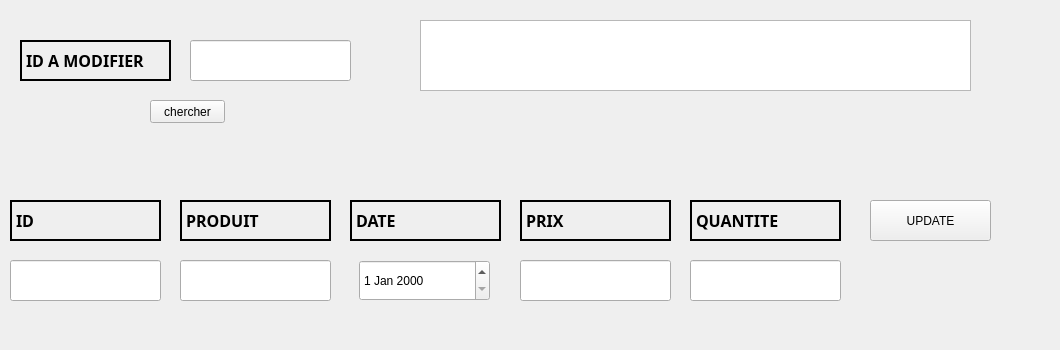
      <widget class="QWidget" name="tab_10">
       <attribute name="title">
        <string>modifier</string>
       </attribute>
       <widget class="QLabel" name="label_30">
        <property name="geometry">
         <rect>
          <x>0</x>
          <y>0</y>
          <width>1051</width>
          <height>341</height>
         </rect>
        </property>
        <property name="text">
         <string/>
        </property>
       </widget>
       <widget class="QLabel" name="label_37">
        <property name="geometry">
         <rect>
          <x>20</x>
          <y>40</y>
          <width>151</width>
          <height>41</height>
         </rect>
        </property>
        <property name="font">
         <font>
          <family>Arial Black</family>
          <pointsize>12</pointsize>
          <weight>75</weight>
          <bold>true</bold>
         </font>
        </property>
        <property name="contextMenuPolicy">
         <enum>Qt::DefaultContextMenu</enum>
        </property>
        <property name="frameShape">
         <enum>QFrame::WinPanel</enum>
        </property>
        <property name="text">
         <string>ID A MODIFIER</string>
        </property>
       </widget>
       <widget class="QLineEdit" name="lineEdit_r_2">
        <property name="geometry">
         <rect>
          <x>190</x>
          <y>40</y>
          <width>161</width>
          <height>41</height>
         </rect>
        </property>
       </widget>
       <widget class="QPushButton" name="search_2">
        <property name="geometry">
         <rect>
          <x>150</x>
          <y>100</y>
          <width>75</width>
          <height>23</height>
         </rect>
        </property>
        <property name="text">
         <string>chercher</string>
        </property>
       </widget>
       <widget class="QTableView" name="tableView_4">
        <property name="geometry">
         <rect>
          <x>420</x>
          <y>20</y>
          <width>551</width>
          <height>71</height>
         </rect>
        </property>
       </widget>
       <widget class="QLabel" name="label_38">
        <property name="geometry">
         <rect>
          <x>10</x>
          <y>200</y>
          <width>151</width>
          <height>41</height>
         </rect>
        </property>
        <property name="font">
         <font>
          <family>Arial Black</family>
          <pointsize>12</pointsize>
          <weight>75</weight>
          <bold>true</bold>
         </font>
        </property>
        <property name="contextMenuPolicy">
         <enum>Qt::DefaultContextMenu</enum>
        </property>
        <property name="frameShape">
         <enum>QFrame::WinPanel</enum>
        </property>
        <property name="text">
         <string>ID</string>
        </property>
       </widget>
       <widget class="QLabel" name="label_39">
        <property name="geometry">
         <rect>
          <x>180</x>
          <y>200</y>
          <width>151</width>
          <height>41</height>
         </rect>
        </property>
        <property name="font">
         <font>
          <family>Arial Black</family>
          <pointsize>12</pointsize>
          <weight>75</weight>
          <bold>true</bold>
         </font>
        </property>
        <property name="contextMenuPolicy">
         <enum>Qt::DefaultContextMenu</enum>
        </property>
        <property name="frameShape">
         <enum>QFrame::WinPanel</enum>
        </property>
        <property name="text">
         <string>PRODUIT</string>
        </property>
       </widget>
       <widget class="QLabel" name="label_40">
        <property name="geometry">
         <rect>
          <x>350</x>
          <y>200</y>
          <width>151</width>
          <height>41</height>
         </rect>
        </property>
        <property name="font">
         <font>
          <family>Arial Black</family>
          <pointsize>12</pointsize>
          <weight>75</weight>
          <bold>true</bold>
         </font>
        </property>
        <property name="contextMenuPolicy">
         <enum>Qt::DefaultContextMenu</enum>
        </property>
        <property name="frameShape">
         <enum>QFrame::WinPanel</enum>
        </property>
        <property name="text">
         <string>DATE</string>
        </property>
       </widget>
       <widget class="QLabel" name="label_41">
        <property name="geometry">
         <rect>
          <x>520</x>
          <y>200</y>
          <width>151</width>
          <height>41</height>
         </rect>
        </property>
        <property name="font">
         <font>
          <family>Arial Black</family>
          <pointsize>12</pointsize>
          <weight>75</weight>
          <bold>true</bold>
         </font>
        </property>
        <property name="contextMenuPolicy">
         <enum>Qt::DefaultContextMenu</enum>
        </property>
        <property name="frameShape">
         <enum>QFrame::WinPanel</enum>
        </property>
        <property name="text">
         <string>PRIX</string>
        </property>
       </widget>
       <widget class="QLabel" name="label_42">
        <property name="geometry">
         <rect>
          <x>690</x>
          <y>200</y>
          <width>151</width>
          <height>41</height>
         </rect>
        </property>
        <property name="font">
         <font>
          <family>Arial Black</family>
          <pointsize>12</pointsize>
          <weight>75</weight>
          <bold>true</bold>
         </font>
        </property>
        <property name="contextMenuPolicy">
         <enum>Qt::DefaultContextMenu</enum>
        </property>
        <property name="frameShape">
         <enum>QFrame::WinPanel</enum>
        </property>
        <property name="text">
         <string>QUANTITE</string>
        </property>
       </widget>
       <widget class="QPushButton" name="update_2">
        <property name="geometry">
         <rect>
          <x>870</x>
          <y>200</y>
          <width>121</width>
          <height>41</height>
         </rect>
        </property>
        <property name="text">
         <string>UPDATE</string>
        </property>
       </widget>
       <widget class="QLineEdit" name="lineEdit_u1_2">
        <property name="geometry">
         <rect>
          <x>10</x>
          <y>260</y>
          <width>151</width>
          <height>41</height>
         </rect>
        </property>
       </widget>
       <widget class="QLineEdit" name="lineEdit_u1_3">
        <property name="geometry">
         <rect>
          <x>180</x>
          <y>260</y>
          <width>151</width>
          <height>41</height>
         </rect>
        </property>
       </widget>
       <widget class="QLineEdit" name="lineEdit_u1_5">
        <property name="geometry">
         <rect>
          <x>520</x>
          <y>260</y>
          <width>151</width>
          <height>41</height>
         </rect>
        </property>
       </widget>
       <widget class="QLineEdit" name="lineEdit_u1_6">
        <property name="geometry">
         <rect>
          <x>690</x>
          <y>260</y>
          <width>151</width>
          <height>41</height>
         </rect>
        </property>
       </widget>
       <widget class="QDateEdit" name="dateEdit_2">
        <property name="geometry">
         <rect>
          <x>359</x>
          <y>260</y>
          <width>131</width>
          <height>41</height>
         </rect>
        </property>
       </widget>
      </widget>
